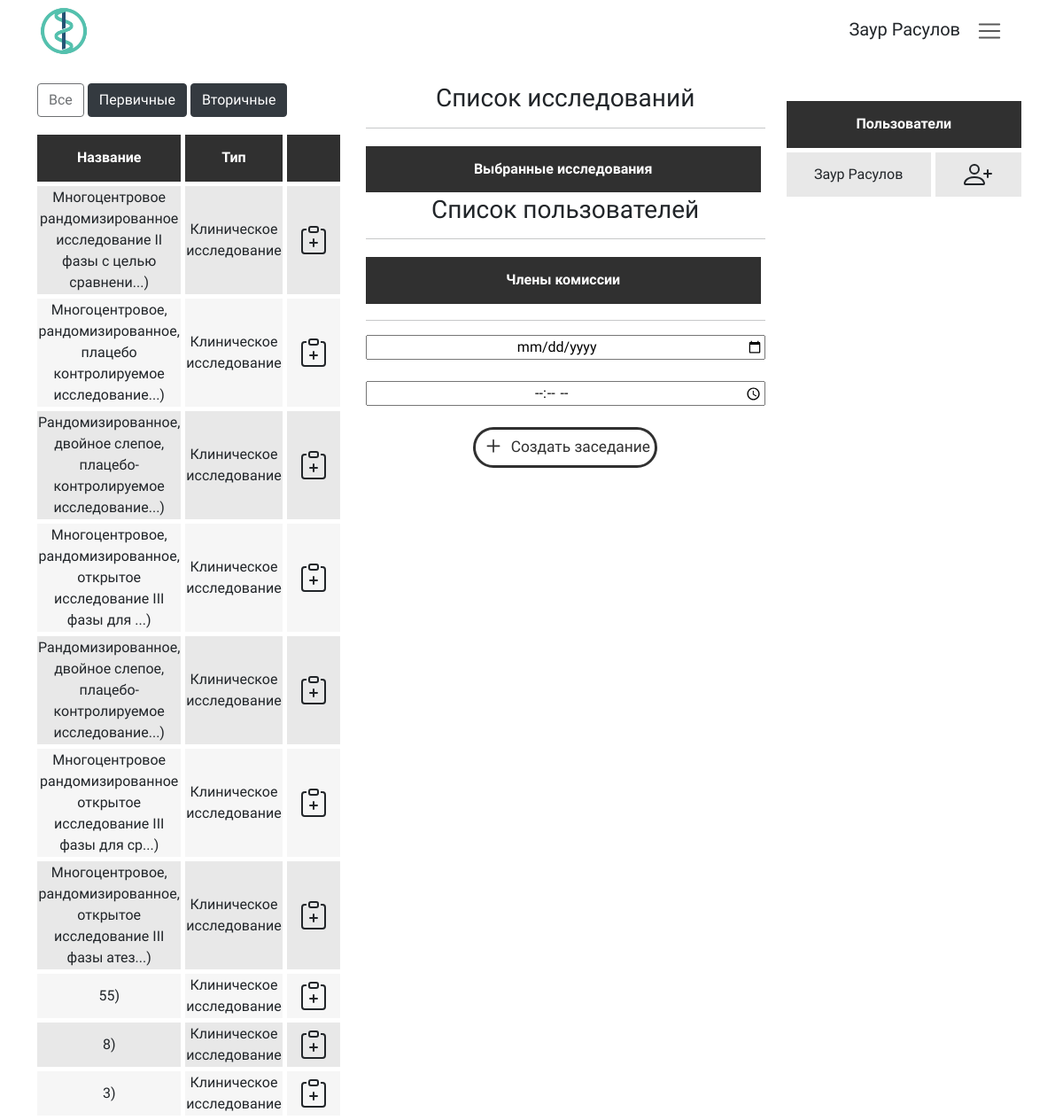
The app's page /meeting/ (signed in), older data.
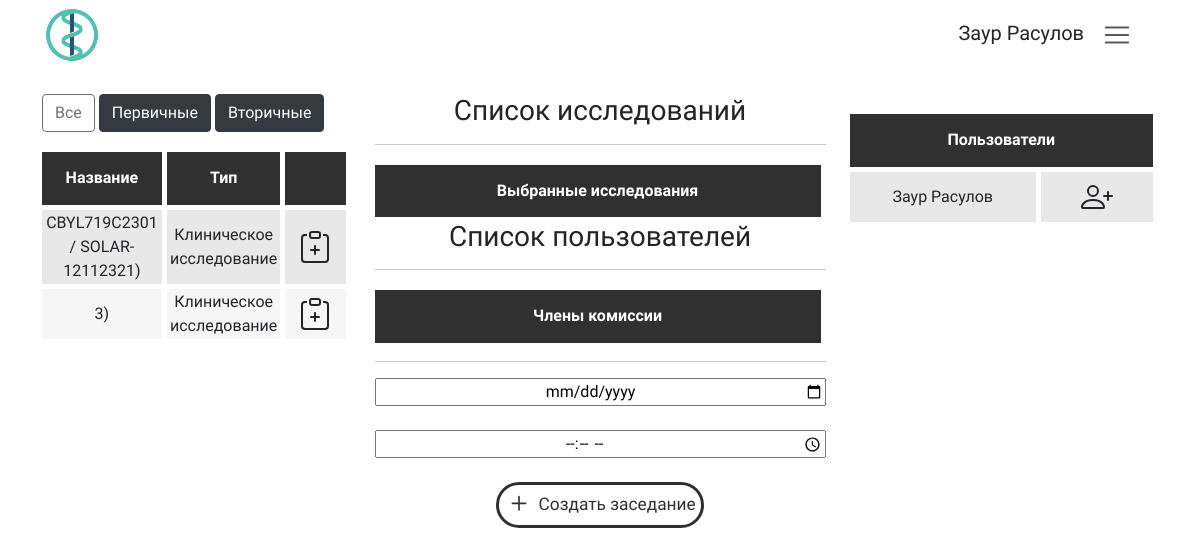
The same page, newer data.
### researchManager/models.py (models this page shows, shortened)
class Research(models.Model):
    type = models.CharField("Тип исследования", max_length=50, null=True, blank=True)
    type_request = models.CharField("Тип заявки", max_length=50, null=True, blank=True)
    owner = models.ForeignKey(settings.AUTH_USER_MODEL, on_delete=models.CASCADE, null=True, blank=True)
    identityCode = models.CharField("Код исследования", max_length=50, null=True, blank=True)
    date_accepted = models.DateField("Дата одобрения", blank=True, null=True, default="2021-05-05")
    date_created = models.DateTimeField("Дата загрузки в систему", auto_now_add=True, null=True, blank=True)
    protocol_number = models.CharField("Номер протокола", max_length=50, null=True, blank=True)
    protocol_name = models.CharField("Название протокола", max_length=500, null=True, blank=True)
    work_name = models.CharField("Название работы", max_length=500, null=True, blank=True)
    division = models.CharField("Подразделение", max_length=500, null=True, blank=True)
    executor = models.CharField("Исполнитель", max_length=500, null=True, blank=True)
    specialization = models.CharField("Специализация", max_length=500, null=True, blank=True)
    managers = models.CharField("Менеджеры", max_length=500, null=True, blank=True)
    name_research = models.CharField("Название исследования", max_length=500, null=True, blank=True)
    drug_name = models.CharField("Название препарата", max_length=500, null=True, blank=True)
    main_researcher = models.CharField("Главный исследователь", max_length=500, null=True, blank=True)
    research_center = models.CharField("Исследовательский центр", max_length=500, null=True, blank=True)
    customer = models.CharField("Заказчик", max_length=500, null=True, blank=True)
    customer_contacts = models.CharField("Контактные данные заказчика", max_length=500, null=True, blank=True)
    duration = models.CharField("Срок проведения исследования", max_length=150, null=True, blank=True)
    version = models.IntegerField("Версия", null=True, blank=True)
    addedOnMeeting = models.BooleanField("Добавленно на заседании", default=False)
    class Meta:
        verbose_name = "Исследование"
        verbose_name_plural = "Исследования"
    def __str__(self, MAX_LENGTH=70):
        MAX_LENGTH = 70
        if self.type == "clinicalResearch":
            name = self.protocol_name
        if self.type == "preclinicalResearch":
            name = self.work_name
        if self.type == "initiativeResearch":
            name = self.name_research
        if self.type == "dissertationWorksList":
            name = self.work_name
        if len(name) > MAX_LENGTH:
            return name[:MAX_LENGTH] + '...'
        else:
            return name
    def getType(self):
        if self.type == "clinicalResearch":
            return "Клиническое исследование"

### userControl/models.py (models this page shows)
class User(AbstractUser):
    username = models.EmailField(
        _('username'),
        max_length=150,
        unique=True,
        help_text=_(''),
        error_messages={
            'unique': _("Пользователь с таким Email уже существует."),
        },
    )
    first_name = models.CharField('Имя', max_length=30)
    last_name = models.CharField('Фамилия', max_length=150)
    middle_name = models.CharField('Отчество', max_length=30)
    role = models.ForeignKey(Role, on_delete=models.CASCADE, related_name='role', null=True, blank=True, default=7)
    password = models.CharField('Пароль', max_length=150)
    registration_accepted = models.CharField('Подтвердить регистрацию',max_length=10)
    def __str__(self):
        return self.get_full_name()
    class Meta(object):
        unique_together = ('username',)

### meetingManager/views.py (the view, shortened to what this page needs)
# urls.py: path("", login_required(views.CreateMeeting.as_view()), name="createMeeting"),
class CreateMeeting(Meeting):
	def get(self, request):
		return render(request, "createMeeting/createMeeting.html", {
			"researchOnMeetinList": Meeting.getNotAcceptedResearch(),
			"userList": Meeting.getUserList(),
		})

### meetingManager/views.py (called while the page is built)
	def getNotAcceptedResearch():
		return Research.objects.filter(addedOnMeeting=False, date_accepted=None)

	def getUserList():
		User = get_user_model()
		return User.objects.all()

### meetingManager/templates/createMeeting/createMeeting.html (shortened to what the changed rows need)
{% extends "base.html" %}
{% block content %}
{% load static %}
<div class="container">
    <form method="POST" enctype="multipart/form-data" class="meetingForm">
        <div class="row">
            <div class="col">
                <table class="table">
                    <table class="custom_table_meeting table-hover">
                        <thead>
                            <tr>
                                <th>Название</th>
                                <th>Тип</th>
                                <th></th>
                            </tr>
                        </thead>
                        <tbody id='researchList'>
                            {% for research in researchOnMeetinList %}
                            <tr id="{{ research.type_request }}">
                                <td style="cursor: pointer"
                                    onclick="window.open('{% url 'watchResearch' research.id %}')">{{ research }})</td>
                                <td style="cursor: pointer" onclick="window.open('{% url 'watchResearch' research.id %}')">{{ research.getType }}</td>
                                <td>
                                    <button type="button" id="{{ research.id }}" class="btn"
                                        onclick="addInMeetingList(this, 'researchInMeeting', '{{ research }}', '{{ research.id }}')">
                                    </button>
                                </td>
                            </tr>
                            {% endfor %}
                        </tbody>
                    </table>
            </div>
            <div class="col-5 text-center">
                <table class="custom_table_meeting">
                    <thead>
                        <tr>
                            <th colspan="2">Выбранные исследования</th>
                        </tr>
                    </thead>
                </table>
                <table class="custom_table_meeting">
                    <thead>
                        <tr>
                            <th colspan="2">Члены комиссии</th>
                        </tr>
                    </thead>
                </table>
            </div>
            <div class="col">
                <table class="custom_table_meeting table-hover">
                    <thead>
                        <tr>
                            <th colspan="2">Пользователи</th>
                        </tr>
                    </thead>
                    <tbody id="userList">
                        {% for user in userList %}
                        <tr>
                            <td scope="row">{{ user.get_full_name }}</td>
                            <td><button type="button" class="btn" id="{{ user.id }}"
                                    onclick="addInMeetingList(this, 'userInMeeting', '{{ user }}', '{{ user.id }}')">
                                </button></td>
                        </tr>
                        {% endfor %}
                    </tbody>
                </table>
            </div>
        </div>
    </form>
</div>
{% endblock %}

### templates/inc/_nav.html (shortened to what this page needs)
{% load static %}
<div class="container">
  <div class='form-inline'>
    <a class="navbar-brand "  href="{% url 'index' %}"><img class="logo" id="logo" src="{% static 'img/logo.png' %}" ></a>
    <div class="navbar-toggler ml-auto">
      {% if request.user.get_full_name %}
        {{ request.user.get_full_name }}
      {% endif %}
        <button class="navbar-toggler ml-auto custom-toggler" id="dropdownmenu" type="button" data-toggle="dropdown"  >
          <span class="navbar-toggler-icon "></span>
        </button>
    </div>
  </div>
</div><br>

Row changes from the older to the newer data that the page shows:
no longer on this page (row edited): Research: type+protocol_name "Многоцентровое рандомизированное исследование II фазы с целью сравнени...", getType "Клиническое исследование"
no longer on this page (row edited): Research: type+protocol_name "Многоцентровое, рандомизированное, плацебо контролируемое исследование...", getType "Клиническое исследование"
no longer on this page (row edited): Research: type+protocol_name "Рандомизированное, двойное слепое, плацебо-контролируемое исследование...", getType "Клиническое исследование"
no longer on this page (row edited): Research: type+protocol_name "Многоцентровое, рандомизированное, открытое исследование III фазы для ...", getType "Клиническое исследование"
no longer on this page (row edited): Research: type+protocol_name "Рандомизированное, двойное слепое, плацебо-контролируемое исследование...", getType "Клиническое исследование"
no longer on this page (row edited): Research: type+protocol_name "Многоцентровое рандомизированное открытое исследование III фазы для ср...", getType "Клиническое исследование"
no longer on this page (row edited): Research: type+protocol_name "Mногоцентровое, рандомизированное, открытое исследование III фазы атез...", getType "Клиническое исследование"
removed Research: type+protocol_name "55", getType "Клиническое исследование"
removed Research: type+protocol_name "8", getType "Клиническое исследование"
added Research: type+protocol_name "CBYL719C2301 / SOLAR-12112321", getType "Клиническое исследование"
